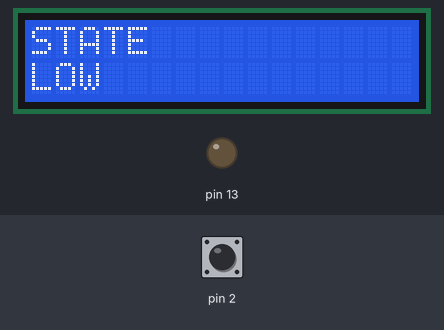
This sketch was run on a simulated Arduino Uno, built with avr-gcc and run on an emulated ATmega328P. Parts: 16×2 character LCD, output pins drawn as LEDs (lit = HIGH). Dashed ring = blinking. The inputs (shaded band) are chosen by the test bench; at power-on: pin 2 LOW. What the sketch prints to the serial monitor is not drawn.

Above: at 1.2 s.
1.3 s: pin 2 driven HIGH
At 1.9 s:
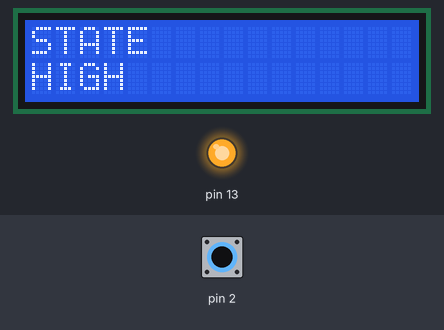
2.8 s: pin 2 driven LOW
At 3.8 s:
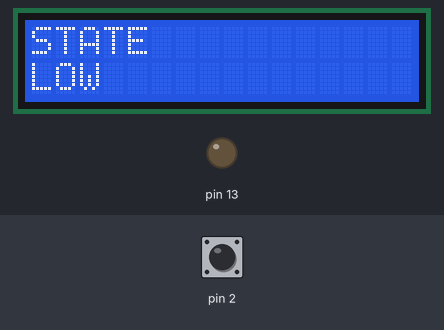
5.8 s: pin 2 pulsed HIGH 5 times (0.12 s each, 0.3 s apart)
At 6.49 s:
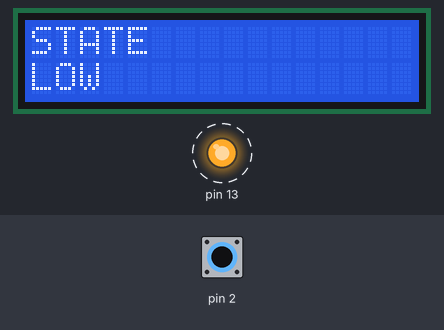
10.3 s: pin 2 pulsed HIGH 5 times (0.12 s each, 0.3 s apart)
At 10.53 s:
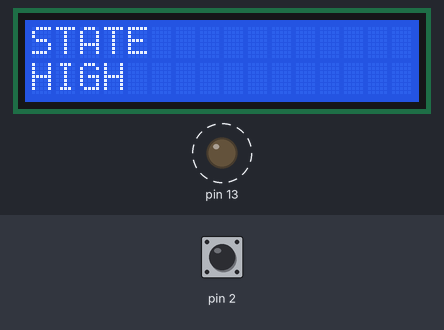
Timing chart, 0 to 13.3 s (numbered marks = the images above; inputs shaded):
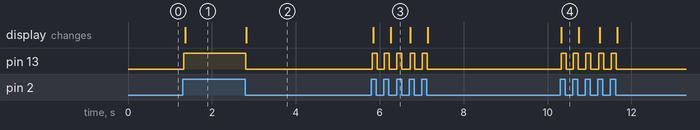

The sketch:

Pir_and_lcd_led.ino
```cpp
/* Author: Github @Ankuraxz
*/
int sensorState = 0;
#include <LiquidCrystal.h>
// initialize the library with the numbers of the interface pins
LiquidCrystal lcd(12, 11, 6, 5, 4, 3);
void setup()
{
  pinMode(2, INPUT);
  pinMode(13, OUTPUT);
  Serial.begin(9600);

  lcd.begin(16, 2);
  // Print a message to the LCD.
  lcd.print("hello, world!");

}

void loop()
{
  lcd.setCursor(0, 1);
  // read the state of the sensor/digital input
  sensorState = digitalRead(2);
  // check if sensor pin is HIGH. if it is, set the
  // LED on.
  if (sensorState == HIGH)
  {
    lcd.clear();
    lcd.print("STATE");
    lcd.setCursor(0, 1);
    lcd.print("HIGH");
    digitalWrite(13, HIGH);
    Serial.println("Sensor activated!");
  }
  else
  {
    lcd.clear();
    lcd.print("STATE");
    lcd.setCursor(0, 1);
    lcd.print("LOW");
    digitalWrite(13, LOW);
    Serial.println("Sensor deactivated!");
  }
  delay(10);
}
```

Measured:
- after the input at 1.3 s, pin 13: LOW → HIGH at once; the display: changes after 0.06 s (image 1)
- after the input at 2.8 s, pin 13: HIGH → LOW at once; the display: changes at once (image 2)
- after the input at 5.8 s, pin 13: alternates HIGH for 0.12 s and LOW for 0.17 s, 10 changes in all, then stays LOW, starting at once; the display: first changes after 0.05 s (image 3 shows a later state)
- after the input at 10.3 s, pin 13: alternates HIGH for 0.12 s and LOW for 0.17 s, 10 changes in all, then stays LOW, starting at once; the display: changes at once (image 4)
